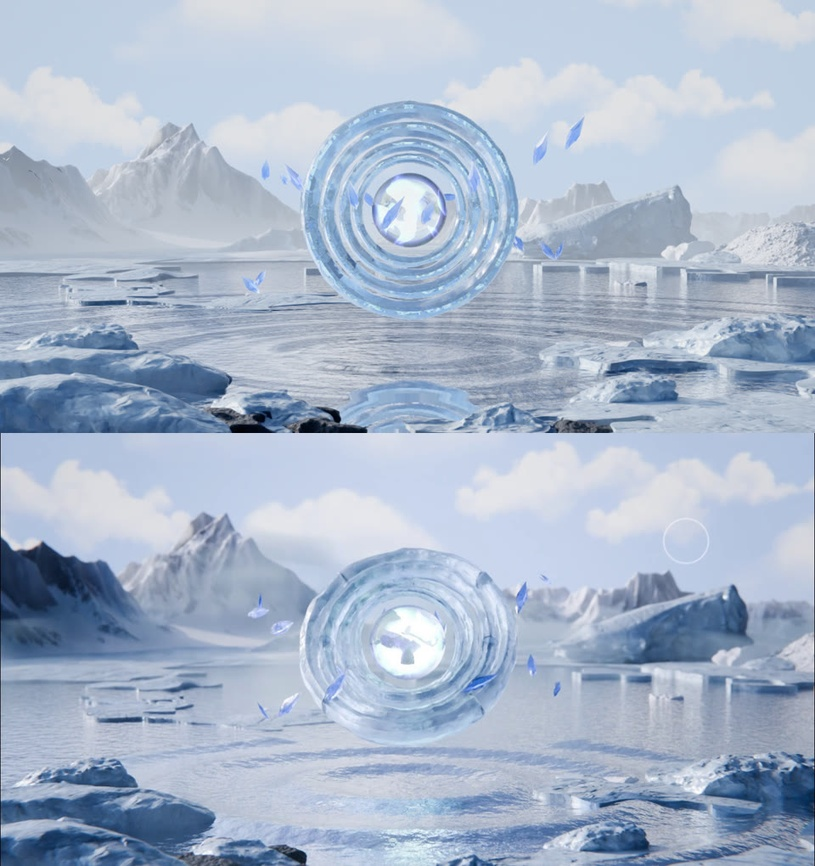
#> input picture hero-pipeline/build/selftest/cmp_p09_eye.jpg, 815 x 866 px, shrunk from 960 x 1020 before the run
$ python crop_plate.py ../hero-pipeline/build/selftest/cmp_p09_eye.jpg out.png
#> lines starting #> are read from the running program, lines starting #| are printed output that depends on the picture
import sys
from PIL import Image
im = Image.open(sys.argv[1]).convert("RGB")
#> im is the input picture: PIL image 815x866 RGB; mean R, G, B 169, 183.3, 203.7
W, H = im.size
#> W = 815; H = 866
print(W, H)
#| 815 866
# right-middle band of the plate (floes and lake under them)
c = im.crop((int(W * 0.45), int(H * 0.55), int(W * 1.0), int(H * 0.85)))
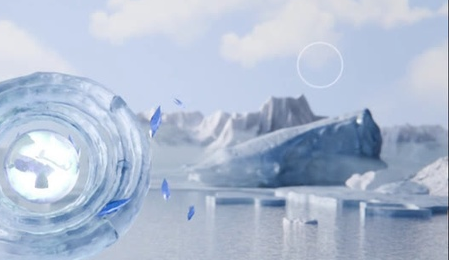
#> c: PIL image 449x260 RGB; mean R, G, B 175, 188.6, 210
c.save(sys.argv[2], quality=92)

$ run again, on hero-pipeline/build/selftest/p09_eye.png
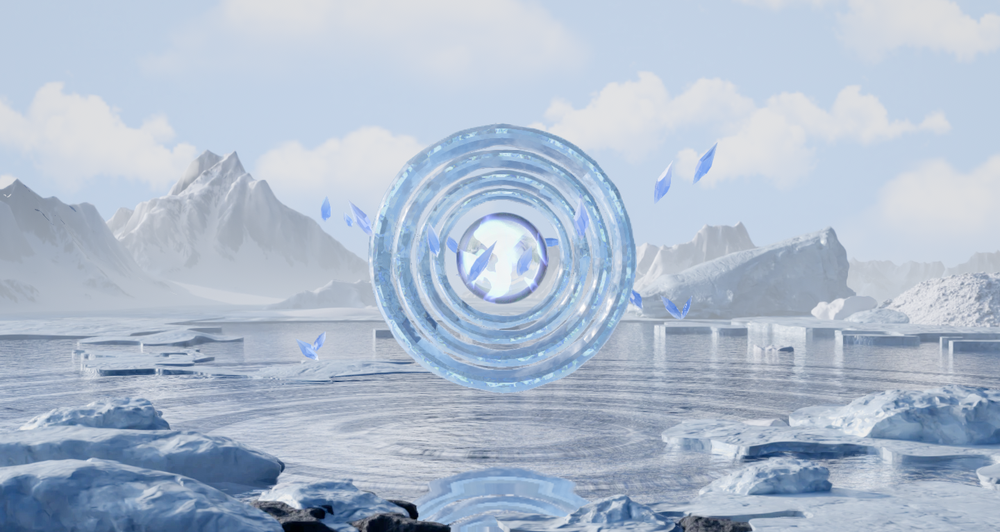
#> input picture hero-pipeline/build/selftest/p09_eye.png, 1000 x 532 px, shrunk from 1440 x 766 before the run
#> im is the input picture: PIL image 1000x532 RGB; mean R, G, B 174.9, 188.7, 206.9
#| 1000 532
#> `c = im.crop((int(W * 0.45), int(H * 0.55), int(W * 1.0), int(H * 0.85)))`:
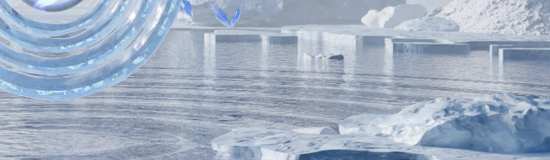
#> c: PIL image 550x160 RGB; mean R, G, B 159.6, 174.1, 193.4
